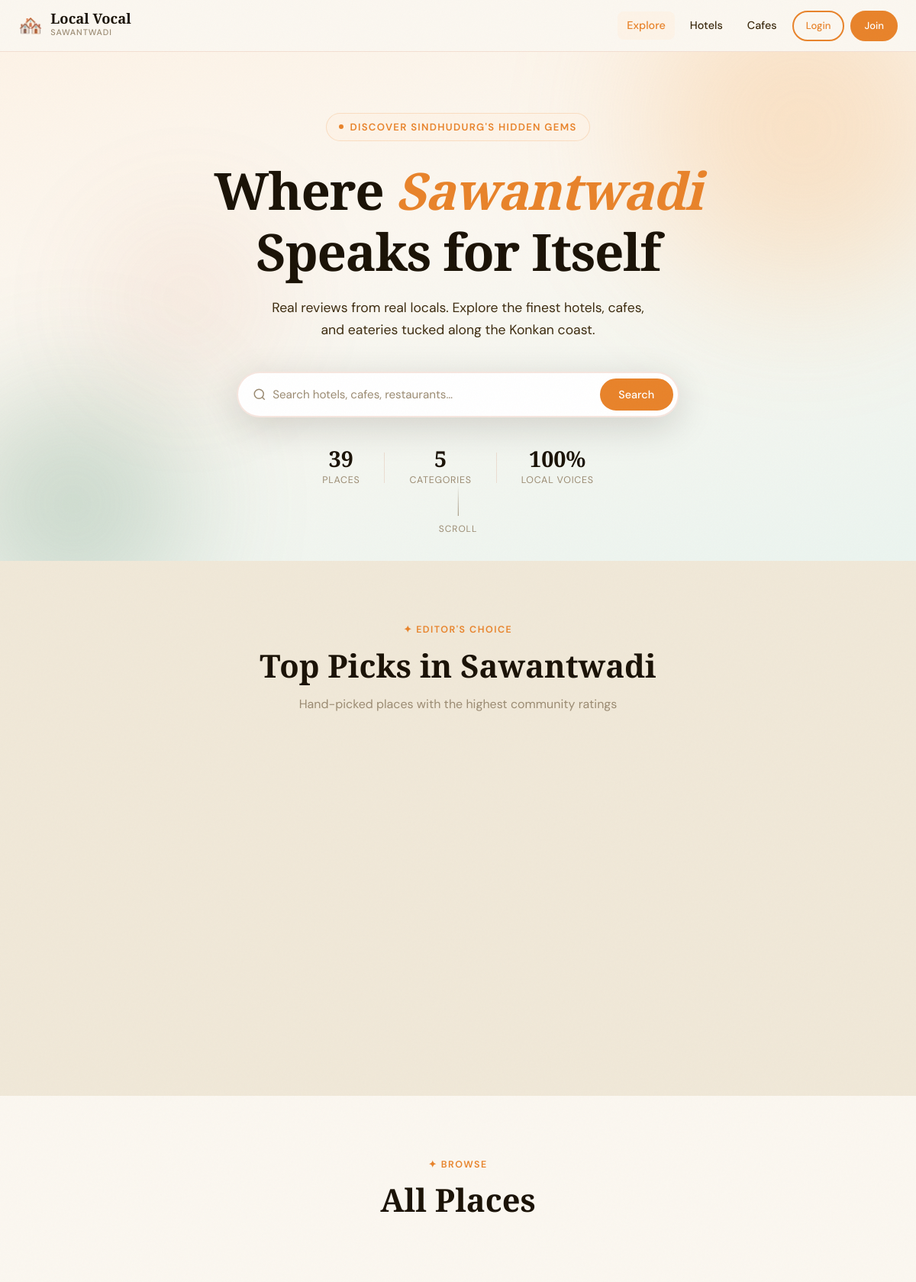
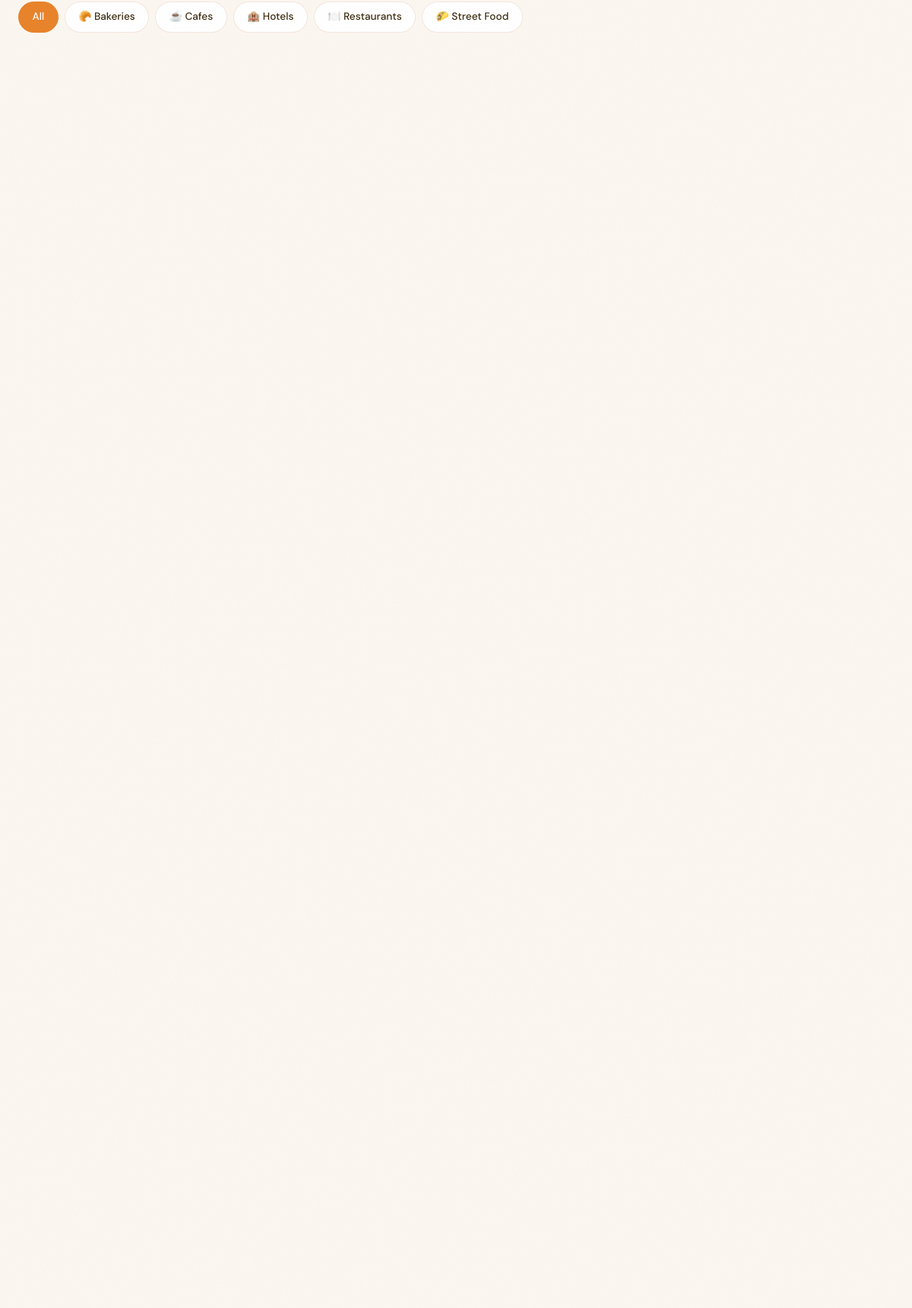
The page / (upper part) on the database its author committed (2 pictures, top to bottom).
### tables this page shows
CREATE TABLE categories (
    id INTEGER PRIMARY KEY AUTOINCREMENT,
    name TEXT NOT NULL UNIQUE,
    icon TEXT NOT NULL DEFAULT '🏠',
    created_at TIMESTAMP DEFAULT CURRENT_TIMESTAMP
);

### app.py (the view)
@app.route('/')
def index():
    db = get_db()
    category_id = request.args.get('category', '')
    search = request.args.get('search', '').strip()
    query = '''
        SELECT p.*, c.name as category_name, c.icon as category_icon,
               ROUND(AVG(r.rating), 1) as avg_rating,
               COUNT(r.id) as review_count
        FROM places p
        LEFT JOIN categories c ON p.category_id = c.id
        LEFT JOIN reviews r ON r.place_id = p.id
        WHERE p.is_active = 1
    '''
    params = []
    if category_id:
        query += ' AND p.category_id = ?'
        params.append(category_id)
    if search:
        query += ' AND (p.name LIKE ? OR p.description LIKE ?)'
        params.extend([f'%{search}%', f'%{search}%'])
    query += ' GROUP BY p.id ORDER BY avg_rating DESC, p.created_at DESC'
    places = db.execute(query, params).fetchall()
    categories = db.execute('SELECT * FROM categories ORDER BY name').fetchall()
    featured = db.execute('''
        SELECT p.*, c.name as category_name, c.icon as category_icon,
               ROUND(AVG(r.rating), 1) as avg_rating, COUNT(r.id) as review_count
        FROM places p
        LEFT JOIN categories c ON p.category_id = c.id
        LEFT JOIN reviews r ON r.place_id = p.id
        WHERE p.is_active = 1 AND p.is_featured = 1
        GROUP BY p.id ORDER BY avg_rating DESC LIMIT 3
    ''').fetchall()
    return render_template('index.html', places=places, categories=categories,
                           featured=featured, selected_category=category_id,
                           search=search)

### database.py (called while the page is built)
def get_db():
    from flask import g
    if 'db' not in g:
        g.db = sqlite3.connect(DATABASE)
        g.db.row_factory = sqlite3.Row
        g.db.execute('PRAGMA foreign_keys = ON')
    return g.db

### templates/index.html (shortened to what this page needs)
{% extends 'base.html' %}
{% block content %}
<section class="hero">
    <div class="hero-bg">
        <div class="hero-orb hero-orb-1"></div>
        <div class="hero-orb hero-orb-2"></div>
        <div class="hero-orb hero-orb-3"></div>
    </div>
    <div class="hero-content">
        <div class="hero-eyebrow">
            <span class="eyebrow-dot"></span>
            Discover Sindhudurg's Hidden Gems
        </div>
        <h1 class="hero-title">
            Where <em>Sawantwadi</em><br>Speaks for Itself
        </h1>
        <p class="hero-desc">Real reviews from real locals. Explore the finest hotels, cafes, and eateries tucked along the Konkan coast.</p>
        <form class="hero-search" method="GET" action="{{ url_for('index') }}">
            <div class="search-box">
                <svg class="search-icon" viewBox="0 0 24 24" fill="none" stroke="currentColor" stroke-width="2">
                    <circle cx="11" cy="11" r="8"/><path d="m21 21-4.35-4.35"/>
                </svg>
                <input type="text" name="search" placeholder="Search hotels, cafes, restaurants…" value="{{ search }}" class="search-input">
                <button type="submit" class="btn btn-primary search-btn">Search</button>
            </div>
        </form>
        <div class="hero-stats">
            <div class="stat"><span class="stat-num">{{ places|length }}</span><span class="stat-label">Places</span></div>
            <div class="stat"><span class="stat-num">{{ categories|length }}</span><span class="stat-label">Categories</span></div>
            <div class="stat"><span class="stat-num">100%</span><span class="stat-label">Local Voices</span></div>
        </div>
    </div>
    <div class="hero-scroll">
        <span>Scroll</span>
    </div>
</section>
{% if featured and not search and not selected_category %}
<section class="section section-featured">
    <div class="container">
        <div class="section-header">
            <div class="section-tag">✦ Editor's Choice</div>
            <h2 class="section-title">Top Picks in Sawantwadi</h2>
            <p class="section-desc">Hand-picked places with the highest community ratings</p>
        </div>
        <div class="featured-grid">
        </div>
    </div>
</section>
{% endif %}
<section class="section section-browse">
    <div class="container">
        <div class="browse-header">
            <div class="section-header">
                <div class="section-tag">✦ Browse</div>
                <h2 class="section-title">
                    {% if search %}Results for "{{ search }}"
                    {% elif selected_category %}{{ categories|selectattr('id','eq', selected_category|int)|map(attribute='name')|first|default('Category') }}
                    {% else %}All Places{% endif %}
                </h2>
            </div>
            <div class="filter-bar">
                <a href="{{ url_for('index') }}{% if search %}?search={{ search }}{% endif %}"
                   class="filter-pill {% if not selected_category %}active{% endif %}">
                    All
                </a>
                {% for cat in categories %}
                <a href="{{ url_for('index') }}?category={{ cat.id }}{% if search %}&search={{ search }}{% endif %}"
                   class="filter-pill {% if selected_category|int == cat.id %}active{% endif %}">
                    {{ cat.icon }} {{ cat.name }}
                </a>
                {% endfor %}
            </div>
        </div>
        {% if places %}
        <div class="places-grid" id="placesGrid">
        </div>
        {% endif %}
    </div>
</section>
{% endblock %}

### rows shown on the page
categories: icon "🥐", name "Bakeries"
categories: icon "☕", name "Cafes"
categories: icon "🏨", name "Hotels"
categories: icon "🍽️", name "Restaurants"
categories: icon "🌮", name "Street Food"

### other values the page prints
{{ places|length }} "39"
{{ categories|length }} "5"
